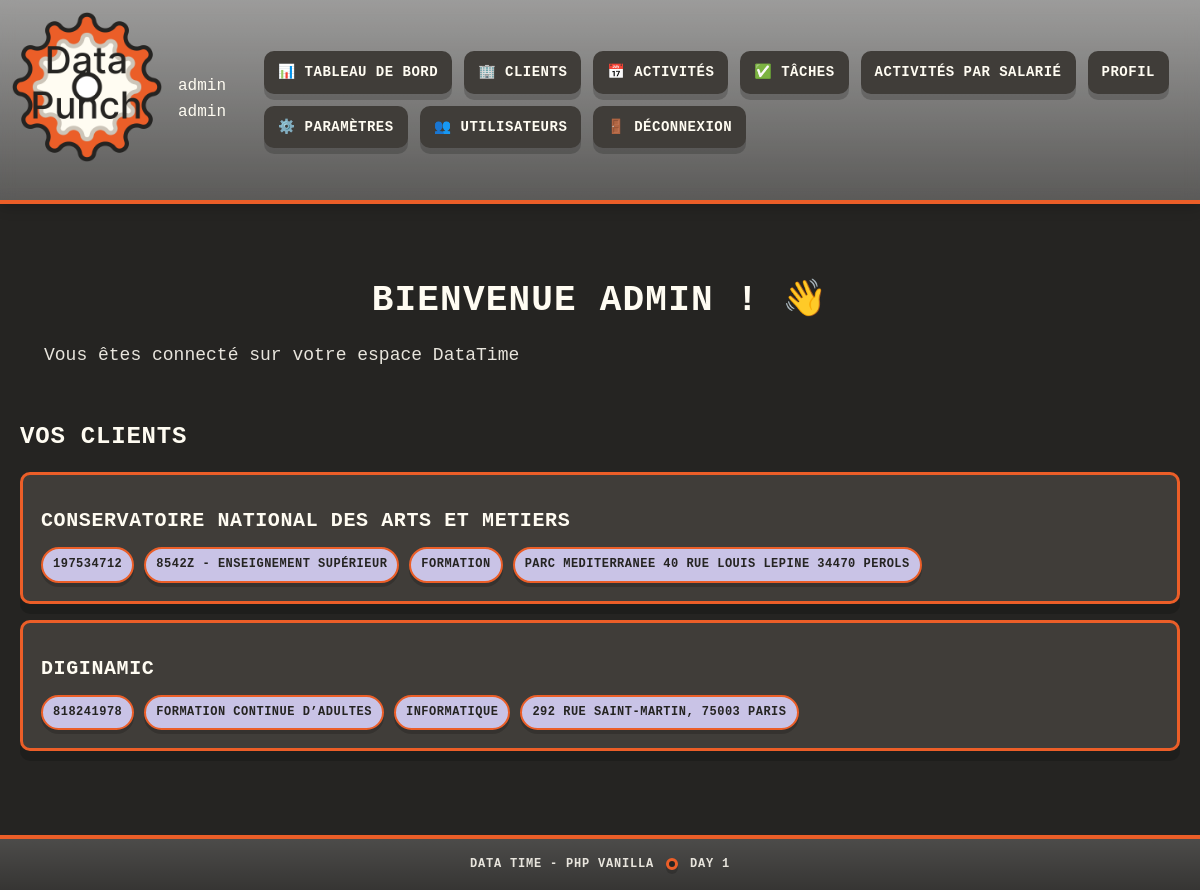
Page /home (signed in) on the committed database.
### tables this page shows
CREATE TABLE ENTREPRISE
(
    id_entreprise SMALLINT AUTO_INCREMENT,
    nom           VARCHAR(100),
    numero_SIREN  INT,
    type          VARCHAR(100),
    information   VARCHAR(50),
    is_facturable BOOLEAN,
    adresse       VARCHAR(250),
    PRIMARY KEY (id_entreprise)
);

### src/Core/Response.php (called while the page is built, shortened)
<?php
final class Response {
    public function render (string $view, array $data = [], int $status = 200) : void {
        extract($data);
        require __DIR__ . '/../../views/partials/header.php';
        require __DIR__ . '/../../views/pages/' . $view . '.php';
        require __DIR__ . '/../../views/partials/footer.php';
    }
}

### src/Controller/AppController.php (called while the page is built, shortened)
<?php
final readonly class AppController {
    public function home() : void {
        $clients = $this->homeRepository->findAllClients();
        $this->response->render('home', [
            'featuredClient' => $clients,
            'total' => $this->homeRepository->countAll()
        ]);
    }
}

### public/index.php (called while the page is built, shortened)
<?php
$request = new Request();
$response = new Response();
$router = new Router();
$router->dispatch($request, $response);

### src/Repository/HomeRepository.php (called while the page is built, shortened)
<?php
readonly final class HomeRepository {
    public function findAllClients() : array {
        $sql = $this->pdo->query("SELECT * FROM ENTREPRISE");
        return $sql->fetchAll(PDO::FETCH_ASSOC);
    }
}

### views/pages/home.php (the view)
<?php
$clients = $featuredClient ?? [];
$user = $_SESSION['user'] ?? null;
?>
<section class="welcome-section">
    <h1>Bienvenue <?= htmlspecialchars($user['prenom'] ?? '') ?> ! 👋</h1>
    <p>Vous êtes connecté sur votre espace DataTime</p>
</section>
    <section class="clients-list">
        <h2>Vos clients</h2>
        <?php if (empty($clients)): ?>
            <p>Aucun client pour le moment.</p>
        <?php else: ?>
            <?php foreach ($clients as $client): ?>
                    <article class="card">
                        <h3 class="card__title"><?= htmlspecialchars($client['nom']) ?></h3>
                        <div class="meta">
                            <span class="badge"><?= htmlspecialchars((string)$client['numero_SIREN']) ?></span>
                            <span class="badge"><?= htmlspecialchars($client['type']) ?></span>
                            <span class="badge"><?= htmlspecialchars($client['information']) ?></span>
                            <span class="badge"><?= htmlspecialchars($client['adresse']) ?></span>
                        </div>
                    </article>
            <?php endforeach; ?>
        <?php endif; ?>
    </section>

### public/assets/styles.css (style rules this page uses)
:root { --bg: #252422; --ink: #FFFCF2; --ink-soft: #E8E5DD; --ink-dark: #252422; --shell: #c9c3e6; --shell-dark: #252422; --accent: #ff4d6d; --accent2: #3a86ff; --accent-success: #4caf50; --card: #403D39; --border: #EB5E28; --shadow: rgba(0, 0, 0, .18); --shadow-strong: rgba(0, 0, 0, .35); --overlay: rgba(0, 0, 0, 0.65); }
* { box-sizing: border-box; margin: 0; padding: 0; }
body { margin: 0; font-family: ui-monospace, SFMono-Regular, Menlo, Monaco, Consolas, "Liberation Mono", "Courier New", monospace; color: var(--ink); background-color: var(--bg); line-height: 1.6; min-height: 100vh; display: flex; flex-direction: column; }
h1 { margin: 20px 0 12px; font-size: 32px; letter-spacing: 1.2px; text-transform: uppercase; font-weight: 800; color: var(--ink); text-align: center; }
h2 { font-size: 24px; margin: 16px 0 10px; letter-spacing: 0.8px; text-transform: uppercase; color: var(--ink); }
h3 { font-size: 20px; margin: 12px 0 8px; letter-spacing: 0.6px; color: var(--ink); }
p { margin: 8px 0; color: var(--ink-soft); }
.card { background: var(--card); border: 3px solid var(--border); border-radius: 10px; padding: 18px; margin: 16px 0; box-shadow: 0 10px 0 var(--shadow); transition: transform 0.2s ease, box-shadow 0.2s ease; }
.card__title { font-size: 20px; letter-spacing: 0.6px; font-weight: 700; color: var(--ink); }
.meta { font-size: 13px; color: var(--ink-soft); display: flex; gap: 10px; flex-wrap: wrap; margin-top: 10px; align-items: center; }
.badge { display: inline-flex; padding: 6px 10px; border: 2px solid var(--border); border-radius: 999px; background: var(--shell); box-shadow: 0 4px 0 var(--shadow); font-size: 12px; text-transform: uppercase; letter-spacing: 0.5px; font-weight: 600; color: var(--ink-dark); }
.welcome-section { margin: 24px 0; padding: 24px; }
.welcome-section h1 { margin-top: 0; font-size: 36px; }
.welcome-section p { font-size: 18px; color: var(--ink-soft); margin: 12px 0 0; }
.clients-list { margin: 24px 0; }
.clients-list h2 { margin-bottom: 16px; }

### rows in the picture
entreprise: nom "CONSERVATOIRE NATIONAL DES ARTS ET METIERS", numero_SIREN "197534712", type "8542Z - ENSEIGNEMENT SUPÉRIEUR", information "FORMATION", adresse "PARC MEDITERRANEE 40 RUE LOUIS LEPINE 34470 PEROLS"
entreprise: nom "DIGINAMIC", numero_SIREN "818241978", type "FORMATION CONTINUE D’ADULTES", information "INFORMATIQUE", adresse "292 RUE SAINT-MARTIN, 75003 PARIS"

### other values in the picture
$user['prenom'] "admin"
$user['nom'] "admin"
$user['prenom'] "ADMIN"
